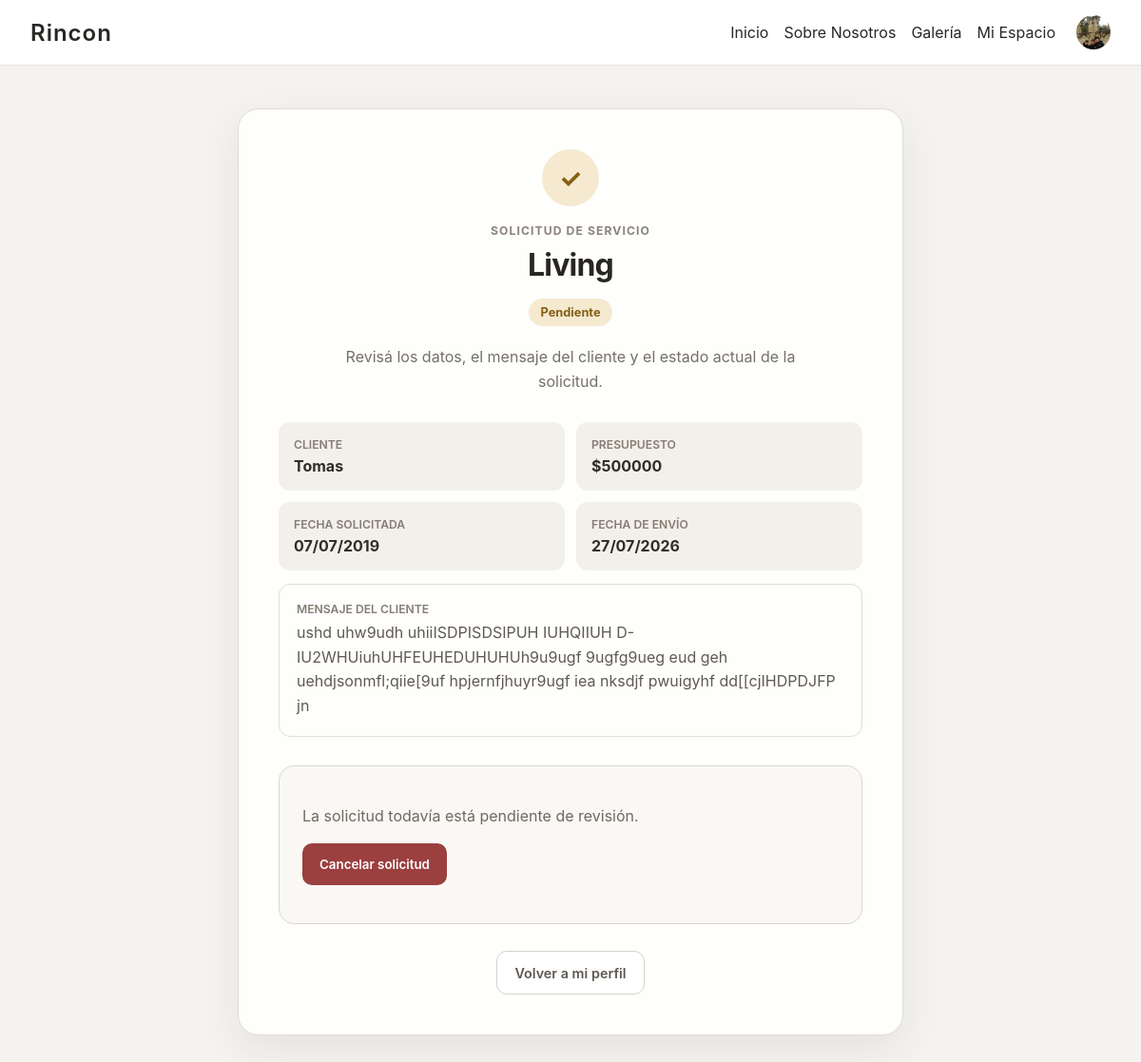
Before: /solicitudes/1/ (signed in) with the older database file.
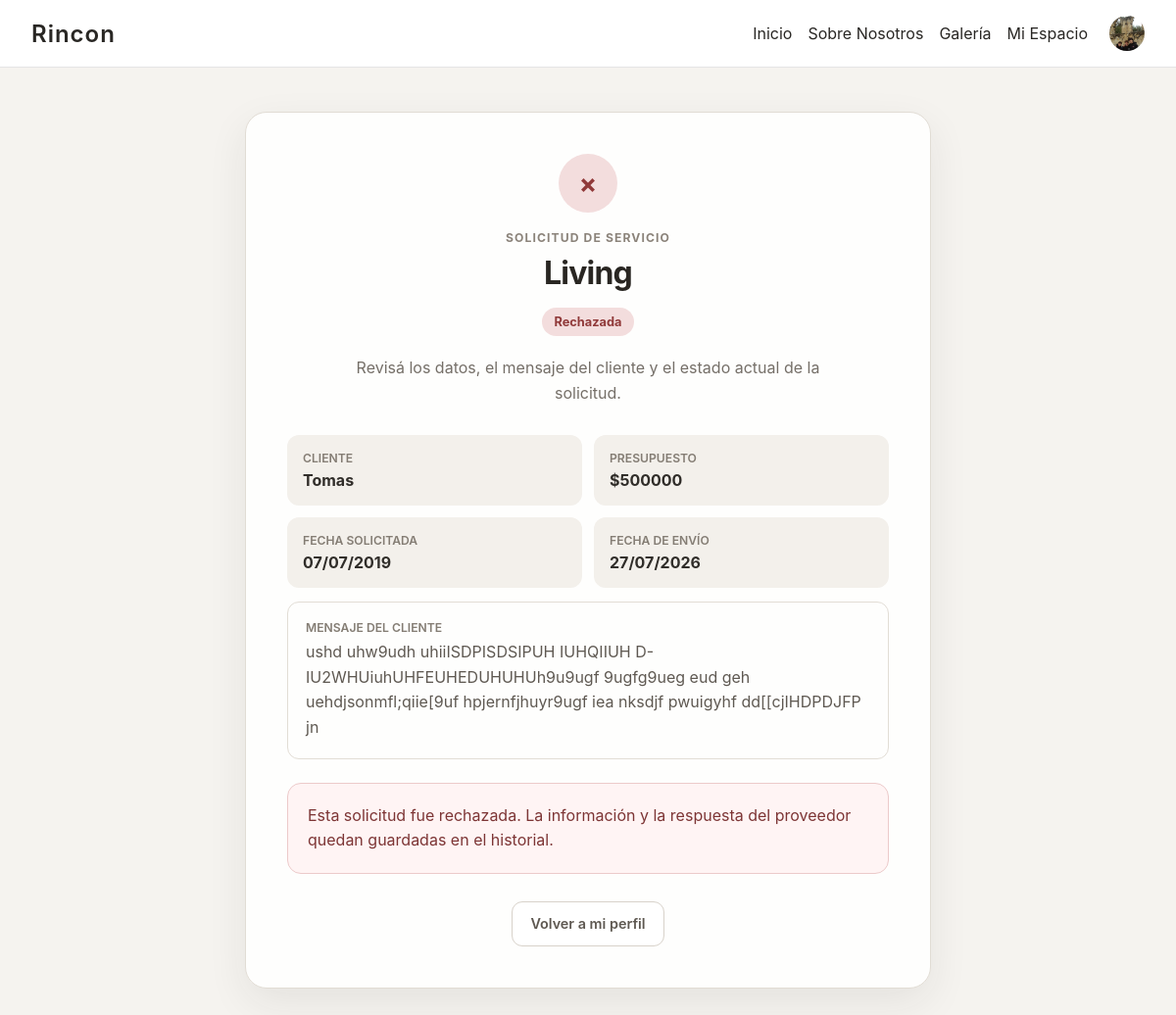
After: the same page with the newer database file.
### solicitudes/models.py (models this page shows, shortened)
class SolicitudServicio(models.Model):
    ESTADOS = [
        ("pendiente", "Pendiente"),
        ("aceptada_proveedor", "Aceptada por el proveedor"),
        ("confirmada", "Confirmada por el cliente"),
        ("rechazada", "Rechazada"),
        ("cancelada", "Cancelada"),
        ("en_proceso", "En proceso"),
        ("finalizada", "Finalizada"),
    ]
    cliente = models.ForeignKey(
        settings.AUTH_USER_MODEL,
        on_delete=models.CASCADE,
        related_name="solicitudes_servicio"
    )
    proyecto = models.ForeignKey(
        Proyecto,
        on_delete=models.CASCADE,
        related_name="solicitudes"
    )
    presupuesto_cliente = models.DecimalField(
        max_digits=12,
        decimal_places=2
    )
    mensaje = models.TextField(
        blank=True
    )
    respuesta_proveedor = models.TextField(
        blank=True
    )
    fecha_estimada = models.DateField(
        null=True,
        blank=True
    )
    estado = models.CharField(
        max_length=30,
        choices=ESTADOS,
        default="pendiente"
    )
    fecha_solicitud = models.DateTimeField(
        auto_now_add=True
    )
    fecha_actualizacion = models.DateTimeField(
        auto_now=True
    )
    class Meta:
        ordering = ["-fecha_solicitud"]

### herramientas/models.py (models this page shows, shortened)
class Proyecto(models.Model):
    titulo = models.CharField(max_length=100)
    subtitulo = models.CharField(max_length=150, blank=True)
    descripcion = models.TextField()
    precio = models.DecimalField(max_digits=10, decimal_places=2)
    imagen = models.ImageField(upload_to='proyectos/')
    categoria = models.CharField(max_length=50, choices=CATEGORIAS, default='living')
    creador = models.ForeignKey(
        settings.AUTH_USER_MODEL,
        on_delete=models.CASCADE,
        related_name="proyectos_creados"
    )
    favoritos = models.ManyToManyField(
        settings.AUTH_USER_MODEL,
        related_name="proyectos_favoritos",
        blank=True    )

### cuentas/models.py (models this page shows)
class Usuario(AbstractUser):
    imagen_perfil = models.ImageField(
        upload_to='perfiles/',
        default='default.jpg',
        blank=True,
        null=True
    )

### solicitudes/views.py (the view)
@login_required
def detalle_solicitud(request, solicitud_id):
    solicitud = get_object_or_404(
        SolicitudServicio.objects.select_related("cliente", "proyecto"),
        id=solicitud_id,
    )
    if solicitud.cliente != request.user and not request.user.is_staff:
        messages.error(
            request,
            "No tenés permiso para ver esta solicitud.",
        )
        return redirect("perfil")
    respuesta_form = None
    if request.user.is_staff:
        respuesta_form = RespuestaProveedorForm(instance=solicitud)
    return render(
        request,
        "solicitudes/detalle_solicitud.html",
        {
            "solicitud": solicitud,
            "respuesta_form": respuesta_form,
        },
    )

### solicitudes/templates/solicitudes/detalle_solicitud.html (shortened to what the changed rows need)
{% load static %}
<link rel="stylesheet" href="{% static 'solicitudes/css/solicitudes.css' %}">
<link rel="stylesheet" href="{% static 'solicitudes/css/solicitudes_mejoras.css' %}">
{% include "website/navbar.html" %}
<main class="solicitud-page">
    <section class="detalle-solicitud-card">
        <div class="detalle-encabezado">
            <div class="estado-icono estado-{{ solicitud.estado }}">
                {% if solicitud.estado == "rechazada" or solicitud.estado == "cancelada" %}
                    ×
                {% else %}
                    ✓
                {% endif %}
            </div>
            <span class="etiqueta">Solicitud de servicio</span>
            <h1>{{ solicitud.proyecto.titulo }}</h1>
            <span class="estado-solicitud estado-{{ solicitud.estado }}">
                {{ solicitud.get_estado_display }}
            </span>
            <p class="detalle-introduccion">
                Revisá los datos, el mensaje del cliente y el estado actual de la solicitud.
            </p>
        </div>
        <div class="datos-solicitud">
            <div class="dato">
                <span>Cliente</span>
                {% if user.is_staff %}
                    <strong>
                        <a class="enlace-cliente" href="{% url 'detalle_cliente' solicitud.cliente.id %}">
                            {{ solicitud.cliente.get_full_name|default:solicitud.cliente.username }}
                        </a>
                    </strong>
                {% else %}
                    <strong>{{ solicitud.cliente.get_full_name|default:solicitud.cliente.username }}</strong>
                {% endif %}
            </div>
            <div class="dato">
                <span>Presupuesto</span>
                <strong>${{ solicitud.presupuesto_cliente|floatformat:0 }}</strong>
            </div>
            <div class="dato">
                <span>Fecha solicitada</span>
                <strong>
                    {% if solicitud.fecha_estimada %}
                        {{ solicitud.fecha_estimada|date:"d/m/Y" }}
                    {% else %}
                        Sin especificar
                    {% endif %}
                </strong>
            </div>
            <div class="dato">
                <span>Fecha de envío</span>
                <strong>{{ solicitud.fecha_solicitud|date:"d/m/Y" }}</strong>
            </div>
        </div>
        <div class="mensaje-solicitud">
            <span>Mensaje del cliente</span>
            <p>
                {% if solicitud.mensaje %}
                    {{ solicitud.mensaje }}
                {% else %}
                    El cliente no agregó un mensaje.
                {% endif %}
            </p>
        </div>
        {% if user.is_staff and solicitud.estado == "pendiente" %}
            <section class="acciones-proveedor">
                <h2>Responder solicitud</h2>
                <p class="texto-ayuda">
                    Escribí una respuesta para el cliente antes de aceptar o rechazar la solicitud.
                </p>
                <div class="campo-formulario">
                    <label for="respuesta_proveedor">Respuesta al cliente</label>
                    <textarea
                        id="respuesta_proveedor"
                        class="form-control"
                        rows="4"
                        placeholder="Escribí una respuesta para el cliente"
                    >{{ solicitud.respuesta_proveedor }}</textarea>
                </div>
                <div class="botones-respuesta">
                    <form
                        method="post"
                        action="{% url 'aceptar_solicitud' solicitud.id %}"
                        onsubmit="this.respuesta_proveedor.value = document.getElementById('respuesta_proveedor').value;"
                    >
                        {% csrf_token %}
                        <input type="hidden" name="respuesta_proveedor" value="">
                        <button type="submit" class="btn-aceptar">Aceptar solicitud</button>
                    </form>
                    <form
                        method="post"
                        action="{% url 'rechazar_solicitud' solicitud.id %}"
                        onsubmit="this.respuesta_proveedor.value = document.getElementById('respuesta_proveedor').value;"
                    >
                        {% csrf_token %}
                        <input type="hidden" name="respuesta_proveedor" value="">
                        <button type="submit" class="btn-rechazar">Rechazar solicitud</button>
                    </form>
                </div>
            </section>
        {% elif not user.is_staff and solicitud.cliente == user %}
            {% if solicitud.estado == "aceptada_proveedor" %}
                <section class="confirmacion-cliente">
                    <h2>Confirmar servicio</h2>
                    <p>
                        El proveedor aceptó tu solicitud. Revisá su respuesta y confirmá si querés comenzar el servicio.
                    </p>
                    <div class="botones-confirmacion">
                        <form method="post" action="{% url 'confirmar_solicitud' solicitud.id %}">
                            {% csrf_token %}
                            <button type="submit" class="btn-confirmar">Confirmar servicio</button>
                        </form>
                        <form method="post" action="{% url 'cancelar_solicitud' solicitud.id %}">
                            {% csrf_token %}
                            <button type="submit" class="btn-cancelar">Cancelar solicitud</button>
                        </form>
                    </div>
                </section>
            {% elif solicitud.estado == "pendiente" %}
                <section class="confirmacion-cliente">
                    <p>La solicitud todavía está pendiente de revisión.</p>
                    <form method="post" action="{% url 'cancelar_solicitud' solicitud.id %}">
                        <button type="submit" class="btn-cancelar">Cancelar solicitud</button>
                    </form>
                </section>
            {% endif %}
        {% endif %}
        {% if solicitud.estado == "rechazada" %}
            <div class="estado-aviso estado-aviso-rechazada">
                Esta solicitud fue rechazada. La información y la respuesta del proveedor quedan guardadas en el historial.
            </div>
        {% elif solicitud.estado == "cancelada" %}
            <div class="estado-aviso estado-aviso-cancelada">
                Esta solicitud fue cancelada y ya no admite nuevas acciones.
            </div>
        {% elif solicitud.estado == "confirmada" %}
            <div class="estado-aviso estado-aviso-confirmada">
                El cliente confirmó el servicio. Falta que el proveedor registre el inicio del trabajo.
            </div>
        {% elif solicitud.estado == "en_proceso" %}
            <div class="estado-aviso estado-aviso-en_proceso">
                El servicio está en proceso.
            </div>
        {% elif solicitud.estado == "finalizada" %}
            <div class="estado-aviso estado-aviso-finalizada">
                Servicio finalizado. El trabajo quedó cerrado y registrado en el historial del cliente.
            </div>
        {% endif %}
        <div class="volver-panel">
            {% if user.is_staff %}
                <a href="{% url 'solicitudes_proveedor' %}" class="btn-secundario">Volver al panel</a>
            {% else %}
                <a href="{% url 'perfil' %}" class="btn-secundario">Volver a mi perfil</a>
            {% endif %}
        </div>
    </section>
</main>

Changed rows visible on the page:
changed SolicitudServicio "Living": estado "Pendiente" → "Rechazada"
Other visible differences:
text no longer shown: "✓ La solicitud todavía está pendiente de revisión. Cancelar solicitud"
text now shown: "× Esta solicitud fue rechazada. La información y la respuesta del proveedor quedan guardadas en el historial."
